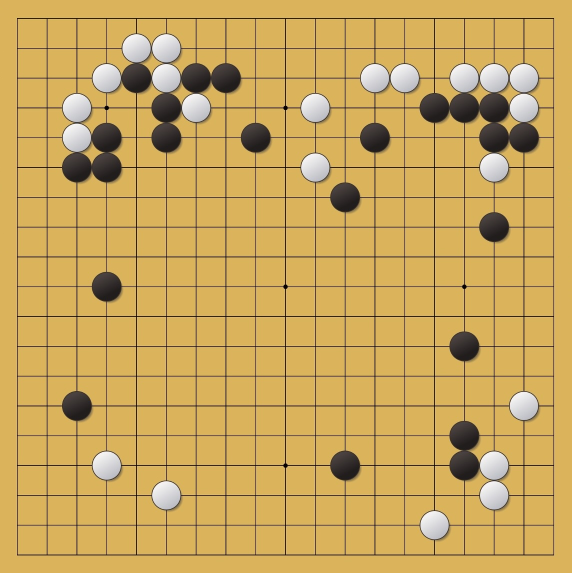
#> input picture data/raw/OGS3.jpeg, 1144 x 1145 px (shown at 1/2 size)
$ python Tran-BoardDect5-0.py
#> lines starting #> are read from the running program, lines starting #| are printed output that depends on the picture; after the words box and inside, x2 and y2 are one past the last pixel; in counts of white or black regions, pixels touching at a corner belong together
#整合版本：先进行透视变换，然后进行棋盘线检测
#添加自动缩放功能以适应高分辨率图片
#这个版本最佳，解决了小图丢失棋盘角的问题。目前最佳 2025/6/20 2:42
import cv2
import numpy as np
from collections import defaultdict
import math

# 读取图像
#img = cv2.imread('../data/raw/bd317d54.webp')
#img = cv2.imread('../data/raw/IMG20171015161921.jpg')
img = cv2.imread('../data/raw/OGS3.jpeg')
#> img is the input picture: shape (1145, 1144, 3); mean B, G, R 92.8, 166.8, 201.6
# [6 lines of commented-out code are left out]


if img is None:
    print("没找到照片")
    exit()

# ====== 自动缩放图片功能 ======
def auto_resize_image(image, target_width):
    """
    自动缩放图片到合适的尺寸进行处理
    target_width: 目标宽度, 默认1000像素
    """
#> called with target_width = 1500
    height, width = image.shape[:2]
    print(f"原图尺寸: {width} x {height}")
#| 原图尺寸: 1144 x 1145

    # 如果图片宽度超过目标宽度，则缩放
    #if width > target_width:
    if width > 2500:
        #scale_factor = target_width / width
        scale_factor = int((width * 10 / target_width))
        print("scale_factor is:", scale_factor)
        new_width = width * 10 // scale_factor
        #new_width = target_width
        #new_height = int(height * scale_factor)
        new_height = height * 10 // scale_factor

        #resized_img = cv2.resize(image, (new_width, new_height), interpolation=cv2.INTER_AREA)
        #resized_img = cv2.resize(image, (width*10//scale_factor, height*10//scale_factor), interpolation=cv2.INTER_AREA)
        resized_img = cv2.resize(image, (new_width, new_width), interpolation=cv2.INTER_AREA)
        print(f"缩放后尺寸: {new_width} x {new_height} (缩放比例: {scale_factor:.3f})")
        #print(f"缩放后尺寸: {width*10//scale_factor} x {height*10//scale_factor} (缩放比例: {scale_factor:.3f})")
        return resized_img, scale_factor
    else:
        print("图片尺寸合适，无需缩放")
        return image, 1.0

# 缩放图片
img, scale_factor = auto_resize_image(img, target_width=1500)
#> scale_factor = 1

# ====== 计算动态参数 ======
# 基准尺寸：1350像素宽度
base_width = 1350
current_width = img.shape[1]
param_scale = current_width / base_width if current_width < base_width else 1.0

print(f"当前图片宽度: {current_width}, 参数缩放比例: {param_scale:.3f}")
#| 当前图片宽度: 1144, 参数缩放比例: 0.847

# 根据图片大小选择参数集
if current_width <= 1000:
    # 小图参数集 (适用于宽度 <= 1000px)
    print("使用小图参数集")
    perspective_size = 400
    perspective_corner = 390
    hough_threshold = 40
    min_line_length = 50
    max_line_gap = 8
    line_filter_length = 25
    merge_tolerance = 8
    row_tolerance = 12
    min_dist_threshold = 12
    min_radius = 4
    max_radius = 15
    min_dist_circles = 12
    min_points_per_row = 8
    intersection_threshold = 60

elif current_width <= 1500:
    # 中图参数集 (适用于宽度 1000-1500px)
    print("使用中图参数集")
    perspective_size = 510
    perspective_corner = 490
    hough_threshold = 60
    min_line_length = 70
    max_line_gap = 10
    line_filter_length = 35
    merge_tolerance = 12
    row_tolerance = 15
    min_dist_threshold = 15
    min_radius = 6
    max_radius = 20
    min_dist_circles = 15
    min_points_per_row = 12
    intersection_threshold = 80

else:
    # 大图参数集 (适用于宽度 > 1500px)
    print("使用大图参数集")
    perspective_size = 660
    perspective_corner = 650
    hough_threshold = 80
    min_line_length = 100
    max_line_gap = 10
    line_filter_length = 50
    merge_tolerance = 15
    row_tolerance = 20
    min_dist_threshold = 20
    min_radius = 8
    max_radius = 25
    min_dist_circles = 20
    min_points_per_row = 15
    intersection_threshold = 100

print(f"参数设置:")
print(f"perspective_size={perspective_size}, perspective_corner={perspective_corner}")
print(f"hough_threshold={hough_threshold}, min_line_length={min_line_length}")
print(f"max_line_gap={max_line_gap}, line_filter_length={line_filter_length}")
print(f"merge_tolerance={merge_tolerance}, row_tolerance={row_tolerance}")
print(f"min_dist_threshold={min_dist_threshold}")
print(f"min_radius={min_radius}, max_radius={max_radius}, min_dist_circles={min_dist_circles}")
print(f"min_points_per_row={min_points_per_row}, intersection_threshold={intersection_threshold}")

# ====== 改进的边缘检测函数 ======
def improve_edge_detection(img):
    """
    改进的边缘检测，减少图片边界干扰
    """
    gray = cv2.cvtColor(img, cv2.COLOR_BGR2GRAY)
    height, width = gray.shape

    # 创建掩码，排除图片边界区域
    mask = np.ones_like(gray) * 255
    border_size = max(10, min(width, height) // 50)  # 动态边界大小
    mask[:border_size, :] = 0
    mask[-border_size:, :] = 0
    mask[:, :border_size] = 0
    mask[:, -border_size:] = 0

    # 高斯滤波
    blurred = cv2.GaussianBlur(gray, (3,3), 0)

    # 边缘检测
    edges = cv2.Canny(blurred, 50, 100)
#> edges: shape (1145, 1144); 6.2% white in thin lines or dots, all inside (x1, y1, x2, y2) = (33, 35, 1109, 1112)

    # 应用掩码，去除边界区域
    edges = cv2.bitwise_and(edges, mask)

    return edges, mask

# ====== 改进的轮廓查找函数 ======
def find_board_contour_improved(contours, img_shape):
    """
    改进的棋盘轮廓查找，避免选择整个图片边界
    """
    height, width = img_shape[:2]
    img_area = height * width

    candidates = []

    for item in contours:
        hull = cv2.convexHull(item)
        epsilon = 0.02 * cv2.arcLength(hull, True)  # 减小epsilon，更精确
        approx = cv2.approxPolyDP(hull, epsilon, True)

        if len(approx) == 4 and cv2.isContourConvex(approx):
            ps = np.reshape(approx, (4,2))
            area = cv2.contourArea(approx)

            # 排除过大的轮廓（可能是整个图片边界）
            if area > img_area * 0.8:
                print(f"排除过大轮廓，面积: {area:.0f} (图片面积的 {area/img_area:.1%})")
                continue

            # 排除过小的轮廓
            if area < img_area * 0.05:
                print(f"排除过小轮廓，面积: {area:.0f}")
                continue

            # 检查四个角点是否太接近图片边界
            margin = min(width, height) * 0.02  # 2%的边界余量
            too_close_to_edge = False

            for point in ps:
                x, y = point
                if (x < margin or x > width - margin or
                    y < margin or y > height - margin):
                    too_close_to_edge = True
                    break

            if too_close_to_edge:
                print(f"排除太接近边界的轮廓")
                continue

            # 检查四边形的长宽比是否合理（棋盘应该接近正方形）
            x_coords = ps[:, 0]
            y_coords = ps[:, 1]
            width_approx = max(x_coords) - min(x_coords)
            height_approx = max(y_coords) - min(y_coords)
            aspect_ratio = max(width_approx, height_approx) / min(width_approx, height_approx)

            if aspect_ratio > 2.0:  # 长宽比不能太极端
                print(f"排除长宽比过大的轮廓: {aspect_ratio:.2f}")
                continue

            candidates.append((approx, area, aspect_ratio))

    if not candidates:
        return None

    # 选择面积最大但长宽比合理的候选
    candidates.sort(key=lambda x: (-x[1], x[2]))  # 按面积降序，长宽比升序
    best_candidate = candidates[0]

    print(f"选择棋盘轮廓: 面积={best_candidate[1]:.0f}, 长宽比={best_candidate[2]:.2f}")

    # 重新整理角点顺序
    ps = np.reshape(best_candidate[0], (4,2))
    ps = ps[np.lexsort((ps[:,0],))]
    lt, lb = ps[:2][np.lexsort((ps[:2,1],))]
    rt, rb = ps[2:][np.lexsort((ps[2:,1],))]

    return (lt, lb, rt, rb)

# ====== 角点验证函数 ======
# [39 lines left out: function validate_board_corners, not called in this run]

# ====== 开始处理 ======
original_img = img.copy()
cv2.imshow("original picture", img)

print("开始改进的透视变换...")

# ====== 透视变换部分 ======
im_gray = cv2.cvtColor(img, cv2.COLOR_BGR2GRAY)

# 方案1: 使用改进的边缘检测（不使用dilate）
print("尝试方案1: 改进的边缘检测...")
im_edge_improved, mask = improve_edge_detection(img)
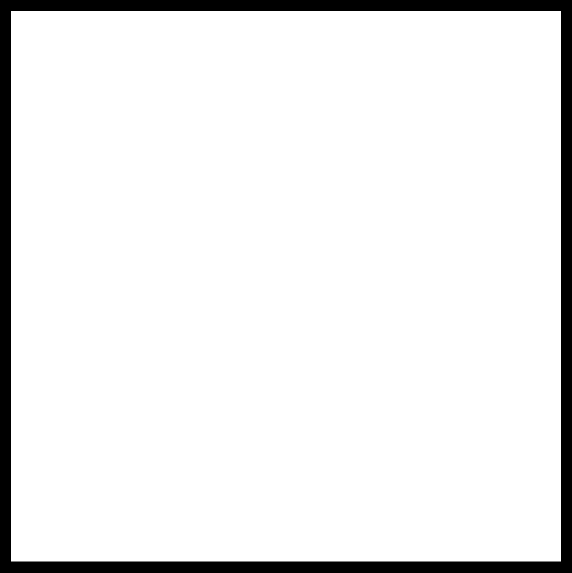
#> mask: shape (1145, 1144) (shown at 1/2 size); 92.5% white; 1 black region
cv2.imshow('Improved Edge Detection', im_edge_improved)
cv2.moveWindow("Improved Edge Detection", 300, 0)

# 查找轮廓
contours, hierarchy = cv2.findContours(im_edge_improved, cv2.RETR_EXTERNAL, cv2.CHAIN_APPROX_SIMPLE)
#> contours = 1 contour; box (x1, y1, x2, y2) and area: (33, 35, 1109, 1112) 1156681
print(f"方案1找到 {len(contours)} 个轮廓")
#| 方案1找到 1 个轮廓

# 使用改进的轮廓查找
rect = find_board_contour_improved(contours, img.shape)
#> the loop in find_board_contour_improved, `for item in contours:` made 1 pass
#> (epsilon, ps, area) on pass 1: (85.99, [[1108, 36], [1108, 1110], [34, 1111], [33, 36]], 1154550.5)
#> (printed output is left out)
#> after the loop in find_board_contour_improved, `for item in contours:`: candidates = []

# 验证角点
if rect is not None and not validate_board_corners(rect, img):
    print("方案1角点验证失败")
    rect = None

# 方案2: 如果方案1失败，尝试原始方法
if rect is None:
    print("尝试方案2: 原始Canny + 轻微dilate...")
    im_gray_blur = cv2.GaussianBlur(im_gray, (3,3), 0)
    im_edge_original = cv2.Canny(im_gray_blur, 50, 100)

    # 轻微dilate（比原来更保守）
    kernel = np.ones((2, 2), np.uint8)
    im_edge_dilated = cv2.dilate(im_edge_original, kernel, iterations=1)
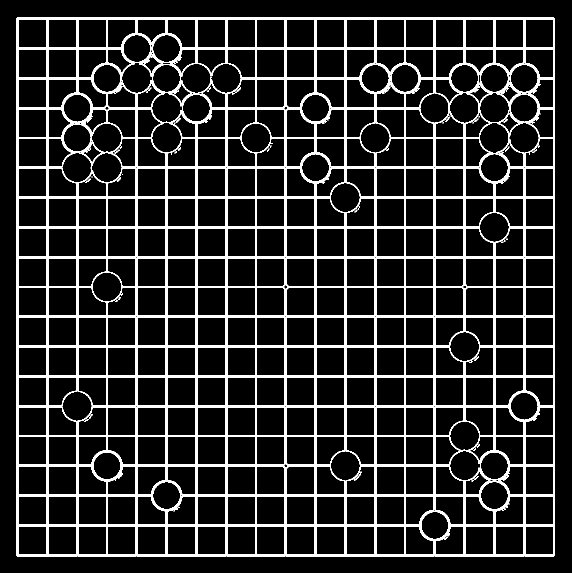
#> im_edge_dilated: shape (1145, 1144) (shown at 1/2 size); 12.6% white; 65 white regions (36 under 20 px)

    #cv2.imshow('Original + Light Dilate', im_edge_dilated)
    #cv2.moveWindow("Original + Light Dilate", 600, 0)

    # 再次查找轮廓
    contours2, hierarchy2 = cv2.findContours(im_edge_dilated, cv2.RETR_EXTERNAL, cv2.CHAIN_APPROX_SIMPLE)
#> contours2 = 1 contour; box (x1, y1, x2, y2) and area: (33, 35, 1110, 1113) 1158842
    print(f"方案2找到 {len(contours2)} 个轮廓")
#| 方案2找到 1 个轮廓

    rect = find_board_contour_improved(contours2, img.shape)
#> the loop in find_board_contour_improved (call 2), `for item in contours:` made 1 pass
#> (epsilon, ps, area) on pass 1: (86.07, [[1109, 36], [1109, 1111], [34, 1112], [33, 36]], 1156700.5)
#> (printed output is left out)

    if rect is not None and not validate_board_corners(rect, img):
        print("方案2角点验证失败")
        rect = None

# 方案3: 如果还是失败，尝试更宽松的条件
if rect is None:
    print("尝试方案3: 宽松条件的原始方法...")
    contours3, hierarchy3 = cv2.findContours(im_edge_original, cv2.RETR_EXTERNAL, cv2.CHAIN_APPROX_SIMPLE)
#> contours3 has the same summary as contours

    # 使用更宽松的原始方法
    area = 0
    for item in contours3:
        hull = cv2.convexHull(item)
        epsilon = 0.1 * cv2.arcLength(hull, True)
        approx = cv2.approxPolyDP(hull, epsilon, True)
        if len(approx) == 4 and cv2.isContourConvex(approx):
            ps = np.reshape(approx, (4,2))
            a = cv2.contourArea(approx)

            # 只排除明显的整图边界（面积>95%）
            img_area = img.shape[0] * img.shape[1]
            if a > img_area * 0.95:
                continue

            if a > area:
                area = a
                ps = ps[np.lexsort((ps[:,0],))]
                lt, lb = ps[:2][np.lexsort((ps[:2,1],))]
                rt, rb = ps[2:][np.lexsort((ps[2:,1],))]
                rect = (lt, lb, rt, rb)
#> this loop made 1 pass
#> (epsilon, approx, a, img_area, area, rect) on pass 1: (429.9, [[1108, 36], [1108, 1110], [34, 1111], [33, 36]], 1154550.5, 1309880, 1154550.5, ([33, 36], [34, 1111], [1108, 36], [1108, 1110]))
#> after the loop, area = 1154550.5

# 检查是否找到棋盘
if rect is None:
    print('在图像文件中找不到棋盘！使用原图进行后续处理...')
    # 如果没找到棋盘轮廓，使用原图
    img = original_img
    gray = cv2.cvtColor(img, cv2.COLOR_BGR2GRAY)
else:
    print('棋盘坐标：')
    print('\t左上角:(%d,%d)'%(rect[0][0],rect[0][1]))
#| 	左上角:(33,36)
    print('\t左下角:(%d,%d)'%(rect[1][0],rect[1][1]))
#| 	左下角:(34,1111)
    print('\t右上角:(%d,%d)'%(rect[2][0],rect[2][1]))
#| 	右上角:(1108,36)
    print('\t右下角:(%d,%d)'%(rect[3][0],rect[3][1]))
#| 	右下角:(1108,1110)

    # 显示找到的角点
    corner_img = img.copy()
    for p in rect:
        cv2.circle(corner_img,(p[0],p[1]),15,(0,255,0),-1)
#> this loop made 4 passes
#> p on passes 1 to 4: [33, 36], [34, 1111], [1108, 36], [1108, 1110]
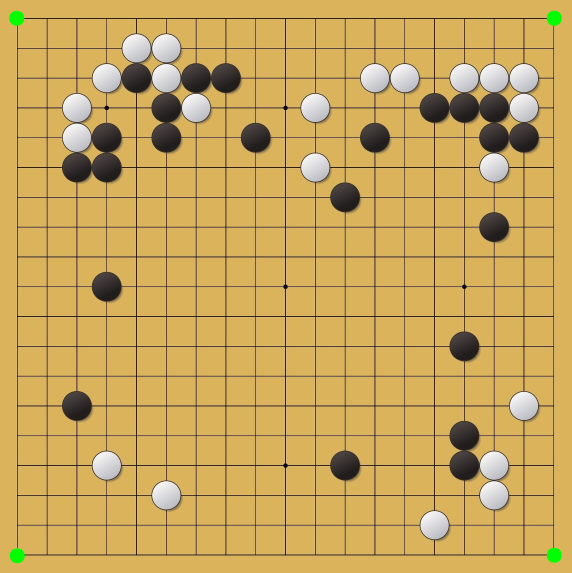
#> corner_img: shape (1145, 1144, 3) (shown at 1/2 size); 0.22% of pixels changed, all inside (x1, y1, x2, y2) = (18, 21, 1124, 1127)
    cv2.imshow('Found Corners', corner_img)
    cv2.moveWindow("Found Corners", 900, 0)

    # 执行透视变换
    lt, lb, rt, rb = rect
    pts1 = np.float32([(10,10), (10,perspective_corner), (perspective_corner,10), (perspective_corner,perspective_corner)])
    pts2 = np.float32([lt, lb, rt, rb])
#> pts2 = [[33, 36], [34, 1111], [1108, 36], [1108, 1110]]
    m = cv2.getPerspectiveTransform(pts2, pts1)
#> m = [[0.446, -0.000424, -4.71], [-8.66e-06, 0.446, -6.06], [-8.66e-07, -8.64e-07, 1]]

    # 对原图执行透视变换
    img = cv2.warpPerspective(original_img, m, (perspective_size, perspective_size))
#> img: shape (510, 510, 3)
    gray = cv2.warpPerspective(im_gray, m, (perspective_size, perspective_size))

    cv2.imshow('Perspective Corrected', img)
    cv2.moveWindow("Perspective Corrected", 1200, 0)
    print("透视变换完成！")

# ====== 棋盘线检测部分 ======
print("开始棋盘线检测...")

# 高斯模糊
blur = cv2.GaussianBlur(gray, (5, 5), 0)

# 边缘检测
edges = cv2.Canny(blur, 50, 150)
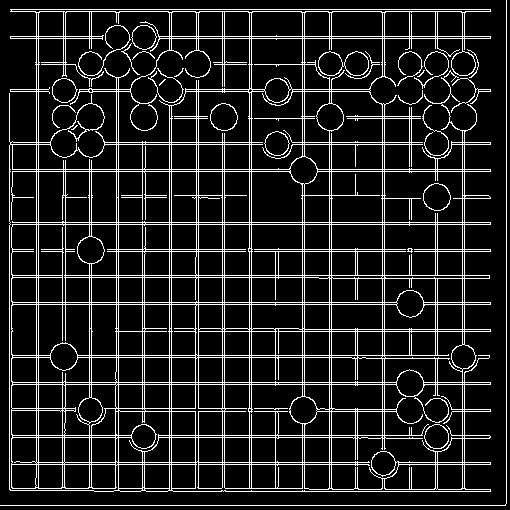
#> edges: shape (510, 510); 12.6% white in thin lines or dots
#cv2.imshow('edges', edges)

# 使用霍夫变换检测直线
lines = cv2.HoughLinesP(edges, 1, np.pi/180, threshold=hough_threshold, minLineLength=min_line_length, maxLineGap=max_line_gap)
#> lines = 89 rows, first 6: [10, 222, 490, 222], [329, 491, 329, 130], [0, 505, 505, 505], [251, 491, 251, 9], [156, 36, 490, 36], [104, 142, 265, 142]

if lines is None:
    print("未检测到任何直线")
    cv2.waitKey(0)
    cv2.destroyAllWindows()
    exit()

print(f"检测到 {len(lines)} 条直线")
#| 检测到 89 条直线

# 创建一个副本用于绘制检测到的线条
lines_img = img.copy()

# 分离水平线和垂直线
horizontal_lines = []
vertical_lines = []

def line_angle(line):
    x1, y1, x2, y2 = line
    return math.atan2(y2 - y1, x2 - x1) * 180 / math.pi

def line_length(line):
    x1, y1, x2, y2 = line
    return math.sqrt((x2 - x1)**2 + (y2 - y1)**2)

# 过滤和分类直线
for line in lines:
    x1, y1, x2, y2 = line[0]
    angle = abs(line_angle(line[0]))
    length = line_length(line[0])

    # 只考虑足够长的线条
    if length > line_filter_length:
        # 水平线 (角度接近0或180度)
        if angle < 10 or angle > 170:
            horizontal_lines.append(line[0])
            cv2.line(lines_img, (x1, y1), (x2, y2), (0, 255, 0), 2)
        # 垂直线 (角度接近90度)
        elif 80 < angle < 100:
            vertical_lines.append(line[0])
            cv2.line(lines_img, (x1, y1), (x2, y2), (255, 0, 0), 2)
#> this loop made 89 passes
#> (angle, length) on passes 1 to 8: (0, 480), (90, 361), (0, 505), (90, 482), (0, 334), (0, 161), (0, 480), (0, 362)
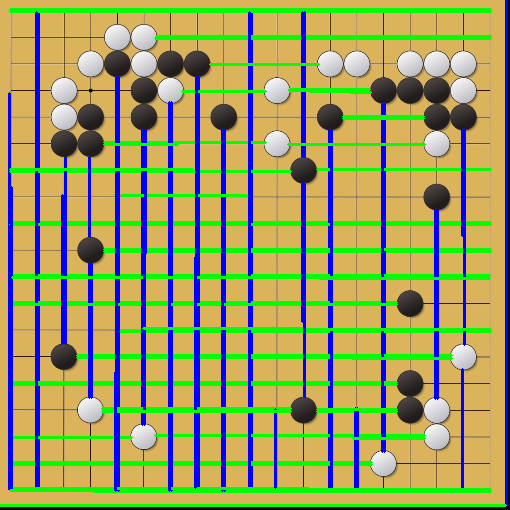
#> lines_img: shape (510, 510, 3); mean B, G, R 99.4, 160.9, 158.4

print(f"水平线: {len(horizontal_lines)} 条")
#| 水平线: 48 条
print(f"垂直线: {len(vertical_lines)} 条")
#| 垂直线: 41 条

#cv2.imshow('detected_lines', lines_img)

# 合并相近的平行线
def merge_lines(lines, is_horizontal=True):
#> called with is_horizontal = True
    if not lines:
        return []

    merged = []
    tolerance = merge_tolerance  # 使用动态参数

    # 按位置排序（水平线按y坐标，垂直线按x坐标）
    if is_horizontal:
        lines.sort(key=lambda line: (line[1] + line[3]) / 2)
    else:
        lines.sort(key=lambda line: (line[0] + line[2]) / 2)

    current_group = [lines[0]]

    for i in range(1, len(lines)):
        if is_horizontal:
            current_pos = (current_group[-1][1] + current_group[-1][3]) / 2
            new_pos = (lines[i][1] + lines[i][3]) / 2
        else:
            current_pos = (current_group[-1][0] + current_group[-1][2]) / 2
            new_pos = (lines[i][0] + lines[i][2]) / 2

        if abs(new_pos - current_pos) < tolerance:
            current_group.append(lines[i])
        else:
            # 计算当前组的平均线
            if current_group:
                avg_line = np.mean(current_group, axis=0).astype(int)
                merged.append(avg_line)
            current_group = [lines[i]]
#> this loop made 47 passes

    # 处理最后一组
    if current_group:
        avg_line = np.mean(current_group, axis=0).astype(int)
        merged.append(avg_line)

    return merged

# 合并相近的线条
merged_horizontal = merge_lines(horizontal_lines, True)
merged_vertical = merge_lines(vertical_lines, False)
#> the loop in merge_lines (call 2), `for i in range(1, len(lines)):` made 40 passes

print(f"合并后水平线: {len(merged_horizontal)} 条")
#| 合并后水平线: 20 条
print(f"合并后垂直线: {len(merged_vertical)} 条")
#| 合并后垂直线: 18 条

# 绘制合并后的线条
merged_img = img.copy()
for line in merged_horizontal:
    cv2.line(merged_img, (line[0], line[1]), (line[2], line[3]), (0, 255, 0), 2)
#> this loop made 20 passes
#> line on passes 1 to 8: [10, 10, 490, 10], [155, 37, 490, 37], [210, 64, 318, 64], [253, 90, 334, 90], [343, 117, 423, 117], [165, 143, 288, 143], [112, 169, 324, 169], [121, 195, 246, 195]
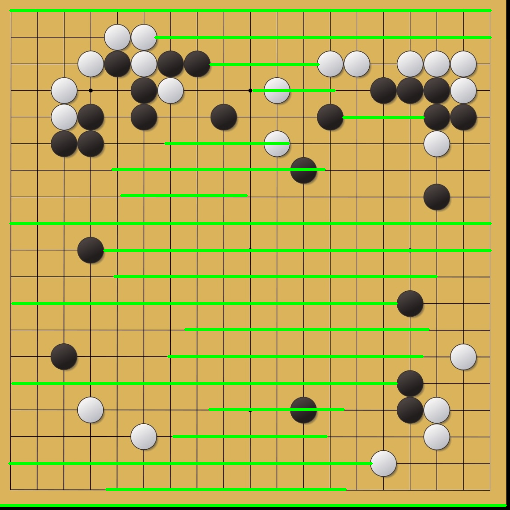
#> merged_img: shape (510, 510, 3); mean B, G, R 86.4, 171.4, 187.7
for line in merged_vertical:
    cv2.line(merged_img, (line[0], line[1]), (line[2], line[3]), (255, 0, 0), 2)
#> this loop made 18 passes
#> line on passes 1 to 8: [10, 489, 10, 140], [37, 490, 37, 12], [63, 343, 63, 176], [89, 343, 89, 227], [116, 455, 116, 175], [143, 367, 143, 168], [170, 490, 170, 102], [196, 410, 196, 137]
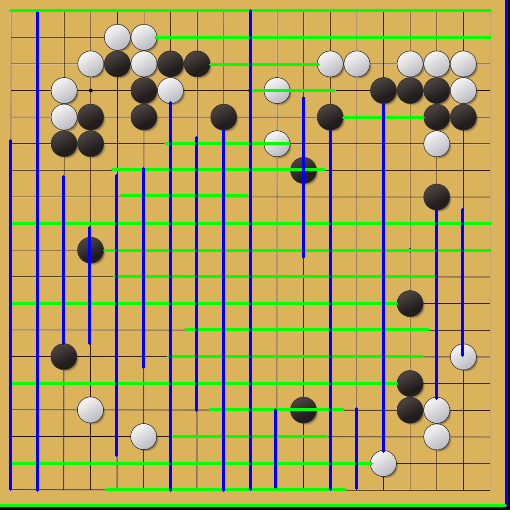
#> merged_img: shape (510, 510, 3); 5.74% of pixels changed, all inside (x1, y1, x2, y2) = (9, 0, 508, 505)

#cv2.imshow('merged_lines', merged_img)

# 计算交点
def line_intersection(line1, line2):
    """计算两条线的交点"""
    x1, y1, x2, y2 = line1
    x3, y3, x4, y4 = line2

    denom = (x1 - x2) * (y3 - y4) - (y1 - y2) * (x3 - x4)
    if abs(denom) < 1e-10:
        return None

    t = ((x1 - x3) * (y3 - y4) - (y1 - y3) * (x3 - x4)) / denom

    x = x1 + t * (x2 - x1)
    y = y1 + t * (y2 - y1)

    return (int(x), int(y))

# 找到所有交点
intersections = []
for h_line in merged_horizontal:
    for v_line in merged_vertical:
        intersection = line_intersection(h_line, v_line)
        if intersection:
            intersections.append(intersection)
#> this loop made 20 passes

print(f"找到 {len(intersections)} 个交点")
#| 找到 360 个交点
#> (the rest of the program and of its run is left out)
